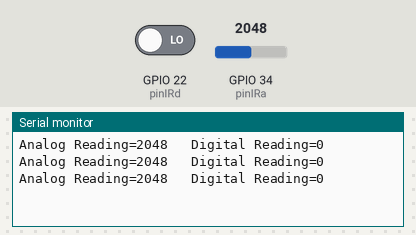
Bench run of a program on a simulated ESP32. Shown: the last lines printed to the serial monitor. Inputs (shaded band) come from the test bench; at power-on: GPIO 34 (pinIRa) = 2048, GPIO 22 (pinIRd) LOW.

Above: at 1.3 s.
1.4 s: GPIO 34 (pinIRa) set to 2866
At 1.9 s:
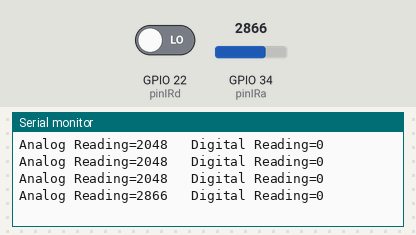
2.9 s: GPIO 22 (pinIRd) driven HIGH
At 3.4 s:
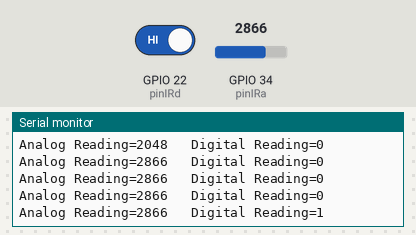
4.4 s: GPIO 34 (pinIRa) set to 3603
At 4.9 s:
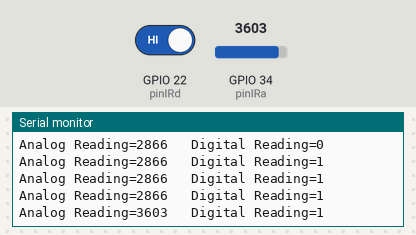
5.9 s: GPIO 22 (pinIRd) driven LOW
At 6.4 s:
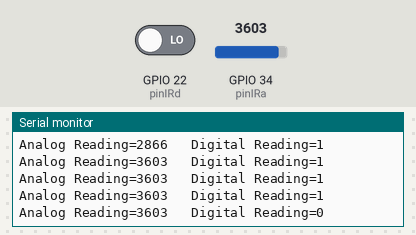
Timing chart, 0 to 8.4 s (numbered marks = the images above; inputs shaded):
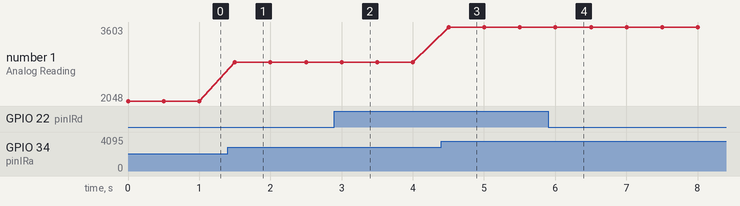

Measured:
- after the input at 1.4 s, the serial monitor: prints a new line after 0.10 s (image 1)
- after the input at 2.9 s, the serial monitor: prints a new line after 0.10 s (image 2)
- after the input at 4.4 s, the serial monitor: prints a new line after 0.10 s (image 3)
- after the input at 5.9 s, the serial monitor: prints a new line after 0.10 s (image 4)
- plotted number 1: 2048 → 2866 after the input at 1.4 s, 2866 → 3603 after the input at 4.4 s

The program:

main.cpp
```cpp
#include <Arduino.h>

const int pinIRd = 22;
const int pinIRa = 34;

void setup()
{
  Serial.begin(115200);
  pinMode(pinIRd,INPUT);
  pinMode(pinIRa,INPUT);

}

void loop()
{
  Serial.print("Analog Reading=");
  Serial.print(analogRead(pinIRa));
  Serial.print("\t Digital Reading=");
  Serial.println(digitalRead(pinIRd));

  delay(500);

}
```
